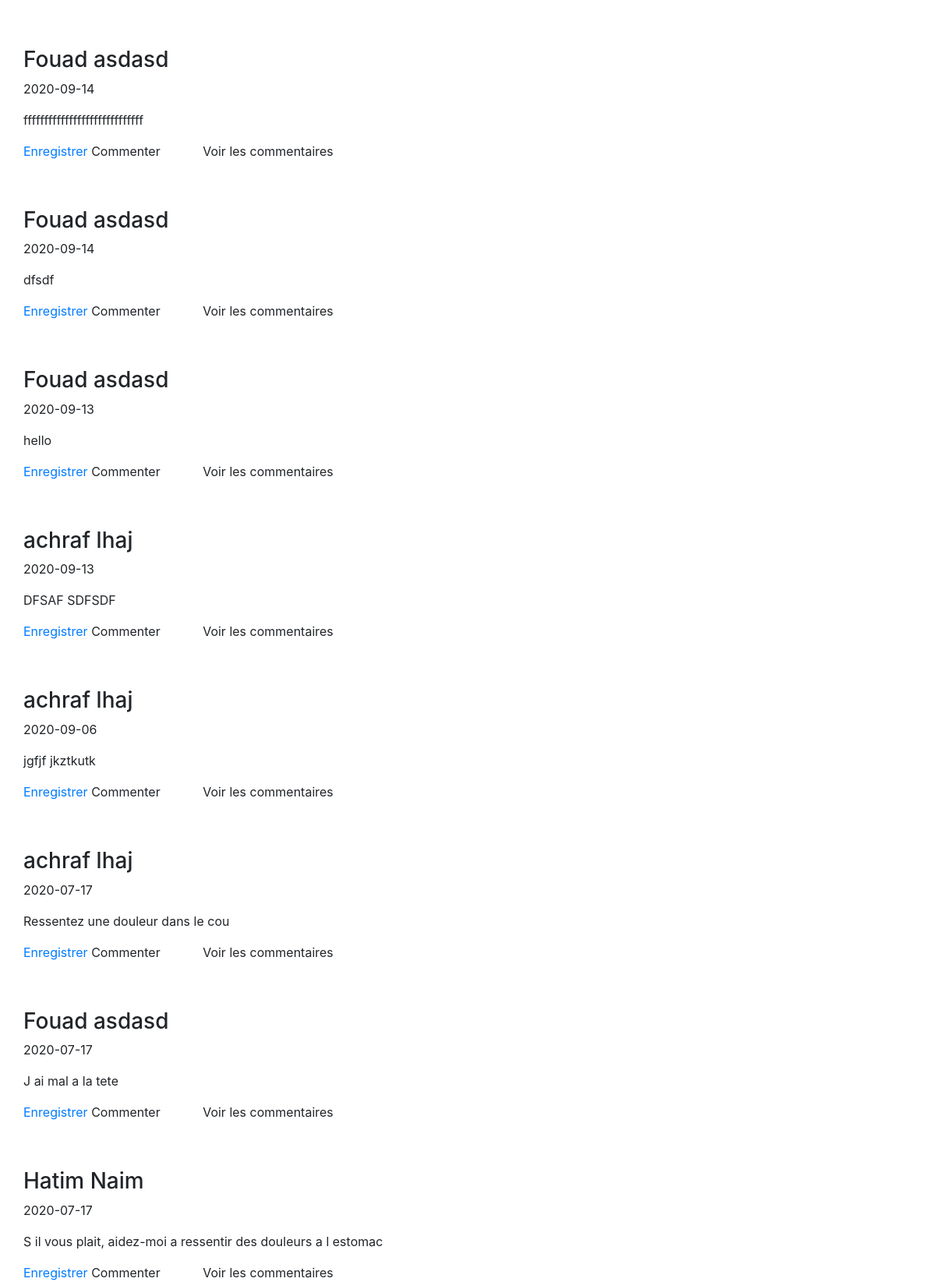
The page /n.php on the database its author committed.
### tables this page shows
CREATE TABLE IF NOT EXISTS `posts` (
  `id_post` int(11) NOT NULL AUTO_INCREMENT,
  `post` text NOT NULL,
  `temp` date NOT NULL,
  `id_user` int(11) NOT NULL,
  PRIMARY KEY (`id_post`),
  UNIQUE KEY `id_post` (`id_post`)
);

CREATE TABLE IF NOT EXISTS `user` (
  `id_user` int(11) NOT NULL AUTO_INCREMENT,
  `nom` text NOT NULL,
  `prenom` varchar(30) NOT NULL,
  `type_user` text NOT NULL,
  `ville` text NOT NULL,
  `telephone` varchar(20) NOT NULL,
  `adresse` varchar(50) NOT NULL,
  `pays` text NOT NULL,
  `region` varchar(30) NOT NULL,
  `code_postal` varchar(10) NOT NULL,
  `email` varchar(30) NOT NULL,
  `pass` varchar(50) NOT NULL,
  `date_creation` date NOT NULL,
  `Specialite` varchar(100) NOT NULL,
  `etablissement` varchar(50) NOT NULL,
  `certificate` varchar(50) NOT NULL,
  `description` text NOT NULL,
  `pin` int(6) NOT NULL,
  `nomcabinet` varchar(50) NOT NULL,
  `poids` int(11) NOT NULL,
  `taille` int(11) NOT NULL,
  `cholesterol` int(11) NOT NULL,
  `glycemie` int(11) NOT NULL,
  `temperature` int(11) NOT NULL,
  `pouls` int(11) NOT NULL,
  `motif` text NOT NULL,
  `diagnostique` text NOT NULL,
  `remarque` text NOT NULL,
  `symptomes` text NOT NULL,
  UNIQUE KEY `id_user` (`id_user`),
  UNIQUE KEY `telephone` (`telephone`),
  UNIQUE KEY `email` (`email`)
);

### n.php (the view, shortened to what this page needs)
<?php
include("connect.php");
?>
<!DOCTYPE html>
<html>
<head>
  <link rel="stylesheet" href="https://maxcdn.bootstrapcdn.com/bootstrap/4.4.1/css/bootstrap.min.css">
<link rel="stylesheet" href="https://cdn.jsdelivr.net/npm/uikit@3.4.6/dist/css/uikit.min.css" />
</head>
<body>
<?php
$v =$_SESSION['id_user'];
$sql = "SELECT * FROM `posts` WHERE posts.id_post NOT IN (SELECT id_post FROM `sup` WHERE sup.id_user ='$v') ORDER BY posts.id_post DESC";
    $result = mysqli_query($conn, $sql);
while($row = mysqli_fetch_assoc($result)) {
$user = $row['id_user'];
$sqluser = "SELECT * FROM `user` WHERE id_user = '$user'";
$resultuser = mysqli_query($conn, $sqluser);
$rowuser = mysqli_fetch_assoc($resultuser);
$nom = $rowuser['nom'];
$prenom = $rowuser['prenom'];
      ?>
<div class="container" >
<div class="row" style="width:1115px; margin-top: 30px;">
 <div class="ccol-8" id ="demo" style="width:1000px;">
  <div class="uk-card uk-card-default uk-width-1-2@m" id="uk-card">
    <div class="uk-card-header">
        <div class="uk-grid-small uk-flex-middle" uk-grid>
            <div class="uk-width-expand">
              <h3 class="uk-card-title uk-margin-remove-bottom"><?php echo $nom ." ". $prenom ; ?></h3>
                <p class="uk-text-meta uk-margin-remove-top"><time datetime="2016-04-01T19:00"></time><?php echo $row["temp"] ; ?></p>
               <div class="uk-card-body">
                   <p><?php echo $row["post"] ; ?></p>
                </div>
                <a  href="server.php?eng=<?php echo $row['id_post'];?>" uk-icon="icon: bookmark"><span>Enregistrer</span></a>
                <a  uk-icon="icon:  pencil" class ="commente" onclick="comment(<?php echo $row['id_post'];?>)" ><span>Commenter </span></a>
                <a  uk-icon="icon:  comments" class ="voir" onclick="voir(<?php echo $row['id_post'];?>)" style='margin-left: 50px;'><span> Voir les commentaires  </span></a>
            </div>
        </div>
    </div>
     <?php
   }
     ?>
</body>
</html>

### n.php (style rules this page uses)
#uk-card { margin-top:30px; width:800px; }

### rows shown on the page
posts: id_user.nom "Fouad", id_user.prenom "asdasd", temp "2020-09-14", post "fffffffffffffffffffffffffffff"
posts: id_user.nom "Fouad", id_user.prenom "asdasd", temp "2020-09-14", post "dfsdf"
posts: id_user.nom "Fouad", id_user.prenom "asdasd", temp "2020-09-13", post "hello"
posts: id_user.nom "achraf", id_user.prenom "lhaj", temp "2020-09-13", post "DFSAF SDFSDF"
posts: id_user.nom "achraf", id_user.prenom "lhaj", temp "2020-09-06", post "jgfjf jkztkutk"
posts: id_user.nom "achraf", id_user.prenom "lhaj", temp "2020-07-17", post "Ressentez une douleur dans le cou"
posts: id_user.nom "Fouad", id_user.prenom "asdasd", temp "2020-07-17", post "J ai mal a la tete"
posts: id_user.nom "Hatim", id_user.prenom "Naim", temp "2020-07-17", post "S il vous plait, aidez-moi a ressentir des douleurs a l estomac"
